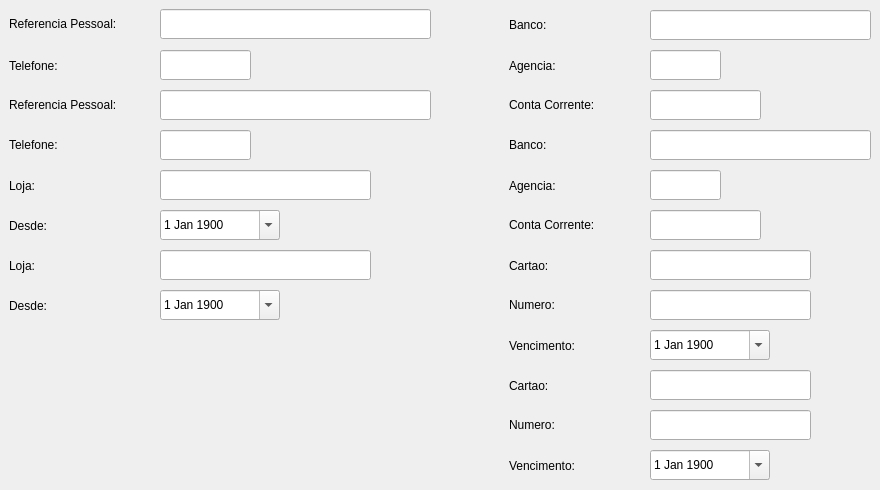
    <widget class="QWidget" name="tab_4">
     <attribute name="title">
      <string>Referencias</string>
     </attribute>
     <widget class="QLabel" name="label_64">
      <property name="geometry">
       <rect>
        <x>9</x>
        <y>250</y>
        <width>140</width>
        <height>31</height>
       </rect>
      </property>
      <property name="text">
       <string>Loja:</string>
      </property>
     </widget>
     <widget class="QLabel" name="label_60">
      <property name="geometry">
       <rect>
        <x>9</x>
        <y>90</y>
        <width>140</width>
        <height>30</height>
       </rect>
      </property>
      <property name="text">
       <string>Referencia Pessoal:</string>
      </property>
     </widget>
     <widget class="QLabel" name="label_66">
      <property name="geometry">
       <rect>
        <x>509</x>
        <y>10</y>
        <width>131</width>
        <height>30</height>
       </rect>
      </property>
      <property name="text">
       <string>Banco:</string>
      </property>
     </widget>
     <widget class="QLabel" name="label_65">
      <property name="geometry">
       <rect>
        <x>9</x>
        <y>290</y>
        <width>140</width>
        <height>31</height>
       </rect>
      </property>
      <property name="text">
       <string>Desde:</string>
      </property>
     </widget>
     <widget class="QLabel" name="label_79">
      <property name="geometry">
       <rect>
        <x>509</x>
        <y>290</y>
        <width>131</width>
        <height>30</height>
       </rect>
      </property>
      <property name="text">
       <string>Numero:</string>
      </property>
     </widget>
     <widget class="QLabel" name="label_82">
      <property name="geometry">
       <rect>
        <x>509</x>
        <y>170</y>
        <width>131</width>
        <height>31</height>
       </rect>
      </property>
      <property name="text">
       <string>Agencia:</string>
      </property>
     </widget>
     <widget class="QLabel" name="label_68">
      <property name="geometry">
       <rect>
        <x>509</x>
        <y>90</y>
        <width>131</width>
        <height>30</height>
       </rect>
      </property>
      <property name="text">
       <string>Conta Corrente:</string>
      </property>
     </widget>
     <widget class="QLabel" name="label_89">
      <property name="geometry">
       <rect>
        <x>509</x>
        <y>450</y>
        <width>131</width>
        <height>31</height>
       </rect>
      </property>
      <property name="text">
       <string>Vencimento:</string>
      </property>
     </widget>
     <widget class="QDateEdit" name="mdesde2">
      <property name="geometry">
       <rect>
        <x>160</x>
        <y>290</y>
        <width>120</width>
        <height>30</height>
       </rect>
      </property>
      <property name="styleSheet">
       <string notr="true"/>
      </property>
      <property name="calendarPopup">
       <bool>true</bool>
      </property>
      <property name="date">
       <date>
        <year>1900</year>
        <month>1</month>
        <day>1</day>
       </date>
      </property>
     </widget>
     <widget class="QLineEdit" name="mnome_r1">
      <property name="geometry">
       <rect>
        <x>160</x>
        <y>9</y>
        <width>271</width>
        <height>30</height>
       </rect>
      </property>
      <property name="styleSheet">
       <string notr="true"/>
      </property>
      <property name="maxLength">
       <number>25</number>
      </property>
     </widget>
     <widget class="QLabel" name="label_58">
      <property name="geometry">
       <rect>
        <x>9</x>
        <y>9</y>
        <width>140</width>
        <height>30</height>
       </rect>
      </property>
      <property name="text">
       <string>Referencia Pessoal:</string>
      </property>
     </widget>
     <widget class="QLineEdit" name="mno2">
      <property name="geometry">
       <rect>
        <x>650</x>
        <y>410</y>
        <width>161</width>
        <height>30</height>
       </rect>
      </property>
      <property name="styleSheet">
       <string notr="true"/>
      </property>
      <property name="maxLength">
       <number>17</number>
      </property>
     </widget>
     <widget class="QLabel" name="label_83">
      <property name="geometry">
       <rect>
        <x>509</x>
        <y>250</y>
        <width>131</width>
        <height>31</height>
       </rect>
      </property>
      <property name="text">
       <string>Cartao:</string>
      </property>
     </widget>
     <widget class="QDateEdit" name="mdesde1">
      <property name="geometry">
       <rect>
        <x>160</x>
        <y>210</y>
        <width>120</width>
        <height>30</height>
       </rect>
      </property>
      <property name="styleSheet">
       <string notr="true"/>
      </property>
      <property name="calendarPopup">
       <bool>true</bool>
      </property>
      <property name="date">
       <date>
        <year>1900</year>
        <month>1</month>
        <day>1</day>
       </date>
      </property>
     </widget>
     <widget class="QDateEdit" name="mvenc2">
      <property name="geometry">
       <rect>
        <x>650</x>
        <y>450</y>
        <width>120</width>
        <height>30</height>
       </rect>
      </property>
      <property name="styleSheet">
       <string notr="true"/>
      </property>
      <property name="calendarPopup">
       <bool>true</bool>
      </property>
      <property name="date">
       <date>
        <year>1900</year>
        <month>1</month>
        <day>1</day>
       </date>
      </property>
     </widget>
     <widget class="QLineEdit" name="mnome_r2">
      <property name="geometry">
       <rect>
        <x>160</x>
        <y>90</y>
        <width>271</width>
        <height>30</height>
       </rect>
      </property>
      <property name="styleSheet">
       <string notr="true"/>
      </property>
      <property name="maxLength">
       <number>25</number>
      </property>
     </widget>
     <widget class="QLineEdit" name="mloja2">
      <property name="geometry">
       <rect>
        <x>160</x>
        <y>250</y>
        <width>211</width>
        <height>30</height>
       </rect>
      </property>
      <property name="styleSheet">
       <string notr="true"/>
      </property>
      <property name="maxLength">
       <number>25</number>
      </property>
     </widget>
     <widget class="QLabel" name="label_80">
      <property name="geometry">
       <rect>
        <x>509</x>
        <y>210</y>
        <width>131</width>
        <height>30</height>
       </rect>
      </property>
      <property name="text">
       <string>Conta Corrente:</string>
      </property>
     </widget>
     <widget class="QLineEdit" name="mag1">
      <property name="geometry">
       <rect>
        <x>650</x>
        <y>50</y>
        <width>71</width>
        <height>30</height>
       </rect>
      </property>
      <property name="styleSheet">
       <string notr="true"/>
      </property>
      <property name="maxLength">
       <number>10</number>
      </property>
     </widget>
     <widget class="QLineEdit" name="mcartao1">
      <property name="geometry">
       <rect>
        <x>650</x>
        <y>250</y>
        <width>161</width>
        <height>30</height>
       </rect>
      </property>
      <property name="styleSheet">
       <string notr="true"/>
      </property>
      <property name="maxLength">
       <number>15</number>
      </property>
     </widget>
     <widget class="QLabel" name="label_59">
      <property name="geometry">
       <rect>
        <x>9</x>
        <y>50</y>
        <width>140</width>
        <height>31</height>
       </rect>
      </property>
      <property name="text">
       <string>Telefone:</string>
      </property>
     </widget>
     <widget class="QLabel" name="label_88">
      <property name="geometry">
       <rect>
        <x>509</x>
        <y>330</y>
        <width>131</width>
        <height>31</height>
       </rect>
      </property>
      <property name="text">
       <string>Vencimento:</string>
      </property>
     </widget>
     <widget class="QLineEdit" name="mbanco1">
      <property name="geometry">
       <rect>
        <x>650</x>
        <y>10</y>
        <width>221</width>
        <height>30</height>
       </rect>
      </property>
      <property name="styleSheet">
       <string notr="true"/>
      </property>
      <property name="maxLength">
       <number>10</number>
      </property>
     </widget>
     <widget class="QLabel" name="label_71">
      <property name="geometry">
       <rect>
        <x>509</x>
        <y>130</y>
        <width>131</width>
        <height>30</height>
       </rect>
      </property>
      <property name="text">
       <string>Banco:</string>
      </property>
     </widget>
     <widget class="QLineEdit" name="mconta2">
      <property name="geometry">
       <rect>
        <x>650</x>
        <y>210</y>
        <width>111</width>
        <height>30</height>
       </rect>
      </property>
      <property name="styleSheet">
       <string notr="true"/>
      </property>
      <property name="maxLength">
       <number>10</number>
      </property>
     </widget>
     <widget class="QLineEdit" name="mag2">
      <property name="geometry">
       <rect>
        <x>650</x>
        <y>170</y>
        <width>71</width>
        <height>30</height>
       </rect>
      </property>
      <property name="styleSheet">
       <string notr="true"/>
      </property>
      <property name="maxLength">
       <number>10</number>
      </property>
     </widget>
     <widget class="QLabel" name="label_67">
      <property name="geometry">
       <rect>
        <x>509</x>
        <y>50</y>
        <width>131</width>
        <height>31</height>
       </rect>
      </property>
      <property name="text">
       <string>Agencia:</string>
      </property>
     </widget>
     <widget class="QLabel" name="label_90">
      <property name="geometry">
       <rect>
        <x>509</x>
        <y>410</y>
        <width>131</width>
        <height>30</height>
       </rect>
      </property>
      <property name="text">
       <string>Numero:</string>
      </property>
     </widget>
     <widget class="QLabel" name="label_81">
      <property name="geometry">
       <rect>
        <x>509</x>
        <y>370</y>
        <width>131</width>
        <height>31</height>
       </rect>
      </property>
      <property name="text">
       <string>Cartao:</string>
      </property>
     </widget>
     <widget class="QLineEdit" name="mcartao2">
      <property name="geometry">
       <rect>
        <x>650</x>
        <y>370</y>
        <width>161</width>
        <height>30</height>
       </rect>
      </property>
      <property name="styleSheet">
       <string notr="true"/>
      </property>
      <property name="maxLength">
       <number>15</number>
      </property>
     </widget>
     <widget class="QLineEdit" name="mconta1">
      <property name="geometry">
       <rect>
        <x>650</x>
        <y>90</y>
        <width>111</width>
        <height>30</height>
       </rect>
      </property>
      <property name="styleSheet">
       <string notr="true"/>
      </property>
      <property name="maxLength">
       <number>10</number>
      </property>
     </widget>
     <widget class="QLineEdit" name="mfone_r1">
      <property name="geometry">
       <rect>
        <x>160</x>
        <y>50</y>
        <width>91</width>
        <height>30</height>
       </rect>
      </property>
      <property name="styleSheet">
       <string notr="true"/>
      </property>
      <property name="inputMask">
       <string/>
      </property>
      <property name="maxLength">
       <number>10</number>
      </property>
     </widget>
     <widget class="QDateEdit" name="mvenc1">
      <property name="geometry">
       <rect>
        <x>650</x>
        <y>330</y>
        <width>120</width>
        <height>30</height>
       </rect>
      </property>
      <property name="styleSheet">
       <string notr="true"/>
      </property>
      <property name="calendarPopup">
       <bool>true</bool>
      </property>
      <property name="date">
       <date>
        <year>1900</year>
        <month>1</month>
        <day>1</day>
       </date>
      </property>
     </widget>
     <widget class="QLineEdit" name="mbanco2">
      <property name="geometry">
       <rect>
        <x>650</x>
        <y>130</y>
        <width>221</width>
        <height>30</height>
       </rect>
      </property>
      <property name="styleSheet">
       <string notr="true"/>
      </property>
      <property name="maxLength">
       <number>10</number>
      </property>
     </widget>
     <widget class="QLabel" name="label_62">
      <property name="geometry">
       <rect>
        <x>9</x>
        <y>170</y>
        <width>140</width>
        <height>31</height>
       </rect>
      </property>
      <property name="text">
       <string>Loja:</string>
      </property>
     </widget>
     <widget class="QLabel" name="label_63">
      <property name="geometry">
       <rect>
        <x>9</x>
        <y>210</y>
        <width>140</width>
        <height>31</height>
       </rect>
      </property>
      <property name="text">
       <string>Desde:</string>
      </property>
     </widget>
     <widget class="QLabel" name="label_61">
      <property name="geometry">
       <rect>
        <x>9</x>
        <y>130</y>
        <width>140</width>
        <height>30</height>
       </rect>
      </property>
      <property name="text">
       <string>Telefone:</string>
      </property>
     </widget>
     <widget class="QLineEdit" name="mfone_r2">
      <property name="geometry">
       <rect>
        <x>160</x>
        <y>130</y>
        <width>91</width>
        <height>30</height>
       </rect>
      </property>
      <property name="styleSheet">
       <string notr="true"/>
      </property>
      <property name="inputMask">
       <string/>
      </property>
      <property name="maxLength">
       <number>10</number>
      </property>
     </widget>
     <widget class="QLineEdit" name="mno1">
      <property name="geometry">
       <rect>
        <x>650</x>
        <y>290</y>
        <width>161</width>
        <height>30</height>
       </rect>
      </property>
      <property name="styleSheet">
       <string notr="true"/>
      </property>
      <property name="maxLength">
       <number>17</number>
      </property>
     </widget>
     <widget class="QLineEdit" name="mloja1">
      <property name="geometry">
       <rect>
        <x>160</x>
        <y>170</y>
        <width>211</width>
        <height>30</height>
       </rect>
      </property>
      <property name="styleSheet">
       <string notr="true"/>
      </property>
      <property name="maxLength">
       <number>25</number>
      </property>
     </widget>
    </widget>
